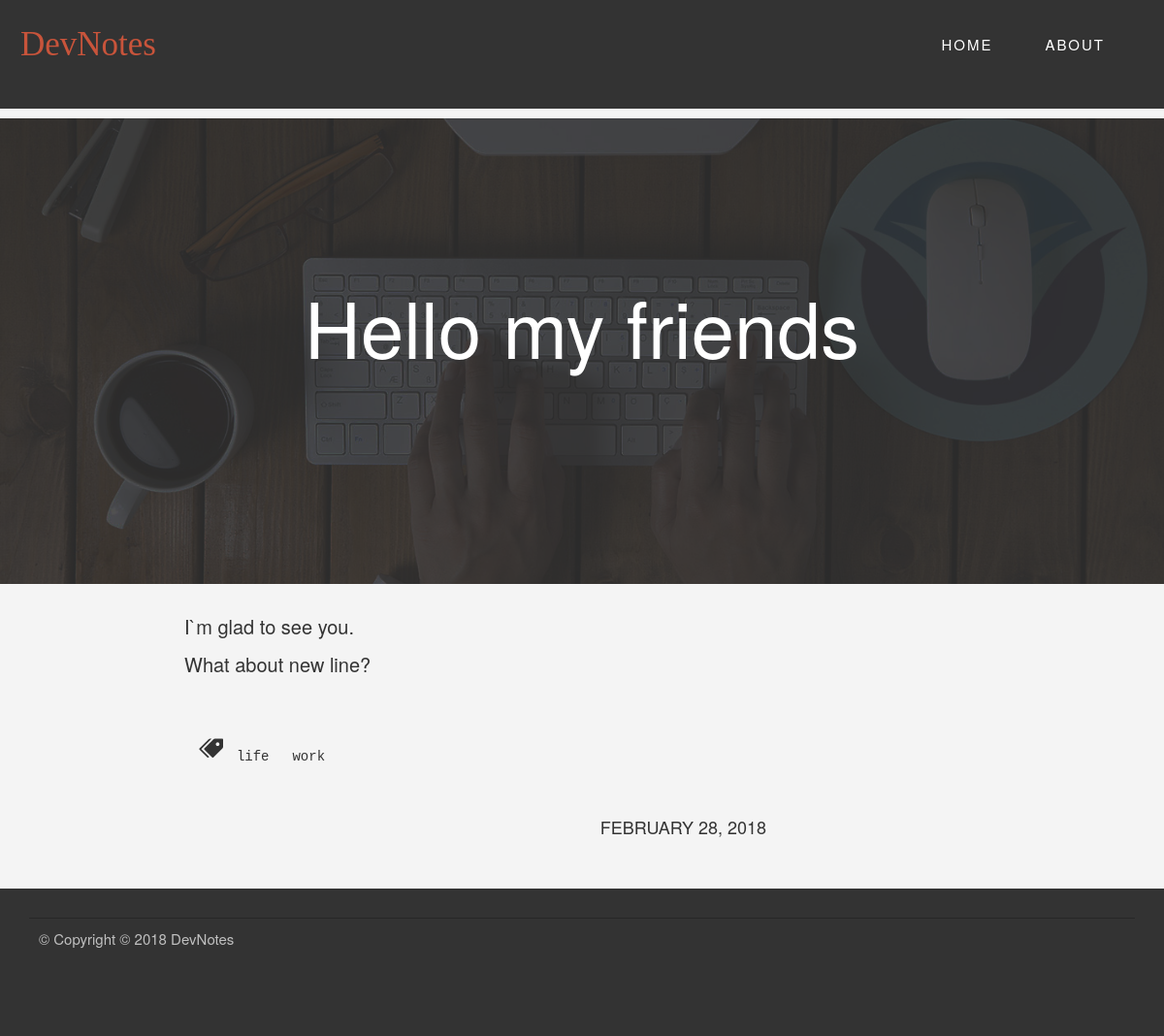
The page /blog/Hello my friends on the database its author committed.
### my_blog/blueprints/blog/models.py (models this page shows, shortened)
class BlogPost(db.Model):
    id = db.Column(db.Integer, primary_key=True)
    title = db.Column(db.String(128))
    date = db.Column(db.DateTime)
    content = db.Column(db.String)
    imagePath = db.Column(db.String)
    published = db.Column(db.Boolean)
    _tags = db.relationship('Tag', secondary =tags, lazy ='joined', backref=db.backref('BlogPost', lazy='dynamic'))
    @staticmethod
    def get_by_title(title):
        title = title.replace('%20', ' ')
        return BlogPost.query.filter_by(title=title).first()
    def markup_content(self):
        return Markup(markdown(self.content))
    def formated_date(self):
        return "{0:%B %d, %Y}".format(self.date).upper()
    @property
    def tags(self):
        return ",".join([tag.name for tag in self._tags])
    @tags.setter
    def tags(self, string):
        if string:
            self._tags = [Tag.get_or_create(tag) for tag in string.split(',')]
        else:
            self._tags = []

class Tag(db.Model):
    id = db.Column(db.Integer, primary_key=True)
    name = db.Column(db.String(128))
    def __repr__(self):
        return self.name

### my_blog/blueprints/blog/views.py (the view)
@blog.route('/<post_title>')
def read(post_title):
    blogpost = BlogPost.get_by_title(post_title)
    return render_template('read.html', blogpost = blogpost)

### my_blog/blueprints/blog/templates/read.html (shortened to what this page needs)
{% extends "base.html" %}
{% block content %}
  <div class="main-column">
    <div class="blogpost__header">
      <figure class="blogpost__picture">
        <img src="{{url_for('static', filename=blogpost.imagePath)}}" class="figure-img img-fluid rounded" alt="Blogpost background image">
      </figure>
      <div class="blogpost__title"><h1 >{{blogpost.title}}</h1></div>
    </div>
    <div class="row">
      <div class="blogpost__text col-md-offset-2 col-md-8 col-md-offset-2">
      {{blogpost.markup_content()}}
      </div>
    </div>
    {% if blogpost.tags %}
    <div class="row">
    <div class="blogpost__tags col-md-offset-2 col-md-8 col-md-offset-2">
      <svg class="icon">
        <use xlink:href="{{ url_for('static', filename='img/sprite.svg#icon-price-tags') | replace('%23', '#')}}"></use>
      </svg>
      {% for tag in blogpost._tags %}
      <div class="tag"><a href="{{url_for('blog.tag', name=tag.name)}}">{{tag}}</a></div>
      {% endfor %}
    </div>
    </div>
    {% endif %}
    <div class="row">
    <div class="blogpost__date col-md-offset-2 col-md-8 col-md-offset-2">
      {{blogpost.formated_date()}}
    </div>
    </div>
  </div>
{% endblock %}

### my_blog/static/css/main.css (style rules this page uses)
html { font-size: 62.5%; }
body { background:#F4F4F4; margin:0; font-family: Oswald, "Helvetica Neue", Arial, Helvetica, Verdana, sans-serif; }
.icon { fill: currentColor; height:1.5rem; width:1.5rem; }
.blogpost__header { max-height: 60vh; display: block; margin:0; overflow: hidden; position:relative; z-index: -1; text-align: center; vertical-align: middle; }
.blogpost__title { position:absolute; top:15rem; left:0; width: 100%; height: 100%; display:inline; z-index: 10; text-align: center; vertical-align: middle; }
.blogpost__title h1 { font-size:8rem; color:white; }
.blogpost__picture:after { content: ''; background: rgba(51, 51, 51, 0.85); position: absolute; width: 100%; height: 100%; top:0; left:0; box-sizing: border-box; }
.blogpost__picture img { transform: translateY(-30%); width:100%; height:100vh; }
.blogpost__text { padding:3rem 0rem 5rem; font-size: 2rem; position: relative; }
.blogpost__tags { transition: all .1s; }
.blogpost__tags .icon { width:2.5rem; height:2.5rem; }
.blogpost__tags .tag { display: inline-block; }
.blogpost__tags a { color: inherit; padding:1rem; font-family:monospace; }
.blogpost__date { margin:5rem 0rem; text-align: right; font-size: 1.8rem; }

### rows shown on the page
BlogPost: imagePath (picture), title "Hello my friends", markup_content "I`m glad to see you. What about new line?", formated_date "FEBRUARY 28, 2018"
Tag: name "life"
Tag: name "work"
